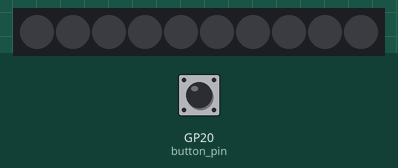
Recording of a program running on a simulated Raspberry Pi Pico running MicroPython. Shown: 10 RGB LEDs in strip order, left to right. The test bench sets the inputs (shaded band); at power-on: GP20 (button_pin) HIGH.

Above: at 1.2 s.
1.3 s: GP20 (button_pin) pulled LOW for 0.15 s
At 1.41 s:
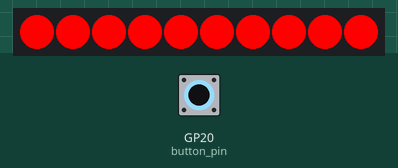
3.0 s: GP20 (button_pin) pulled LOW for 3.2 s
Timing chart, 0 to 6.0 s (numbered marks = the images above; inputs shaded):
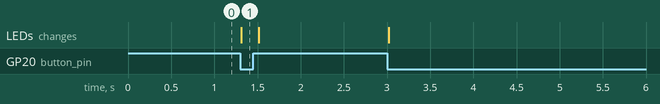

The program:

onboard_rgb_led_with_button.py
```python
import machine
import utime
from neopixel import NeoPixel

# Define the pin numbers for the button and the Neopixel data pin
button_pin = machine.Pin(20, machine.Pin.IN, machine.Pin.PULL_UP)
neopixel_pin = machine.Pin(11, machine.Pin.OUT)

# Define the number of Neopixels in the strip
num_pixels = 10

# Initialize the Neopixel strip
neopixels = NeoPixel(neopixel_pin, num_pixels)

# Function to set the color of the Neopixels
def set_neopixel_color(red, green, blue):
    for i in range(num_pixels):
        neopixels[i] = (red, green, blue)
    neopixels.write()

while True:
    if button_pin.value() == 0:  # Check if the button is pressed (LOW)
        set_neopixel_color(255, 0, 0)  # Set Neopixel color to red
    else:
        set_neopixel_color(0, 0, 0)  # Turn off the Neopixels

    # Add additional code logic or delays here if needed
    utime.sleep(0.1)  # Small delay to debounce the button
```

Measured:
- after the input at 1.3 s, the LEDs: change at once (image 1)
